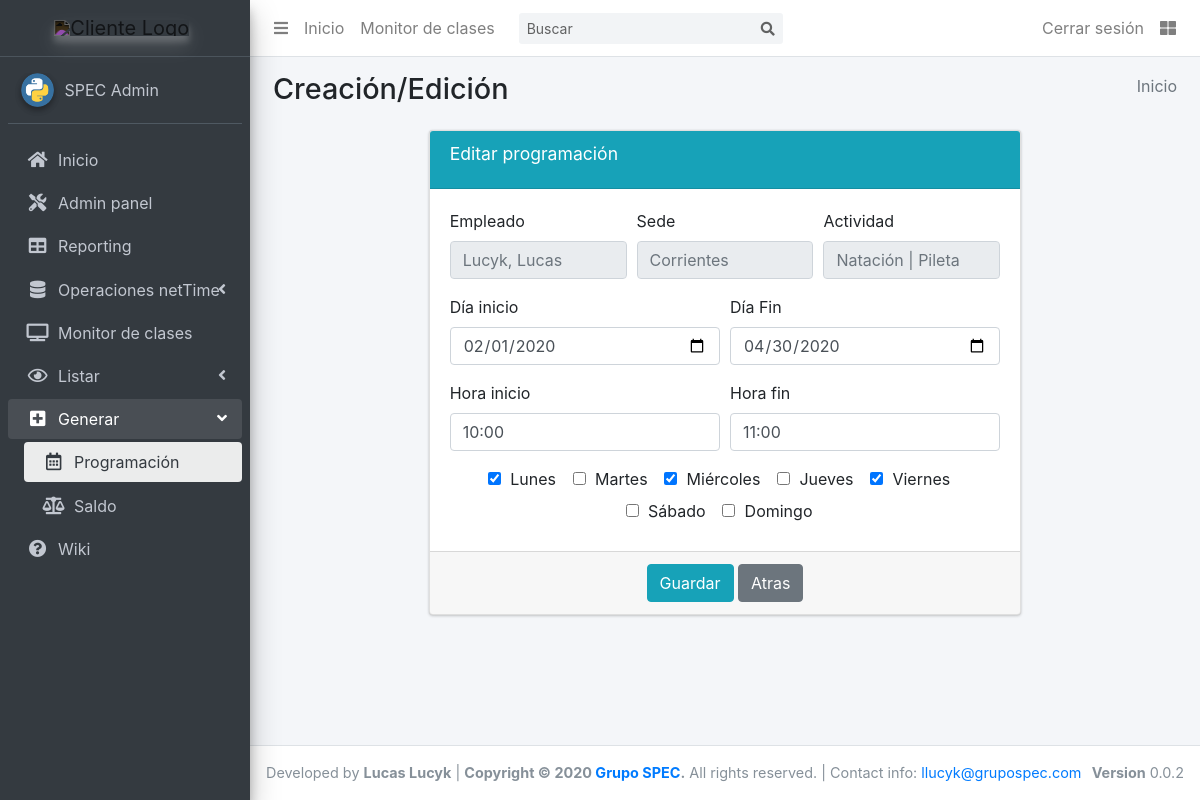
The page /update/programacion/1 (signed in) on the database as committed earlier.
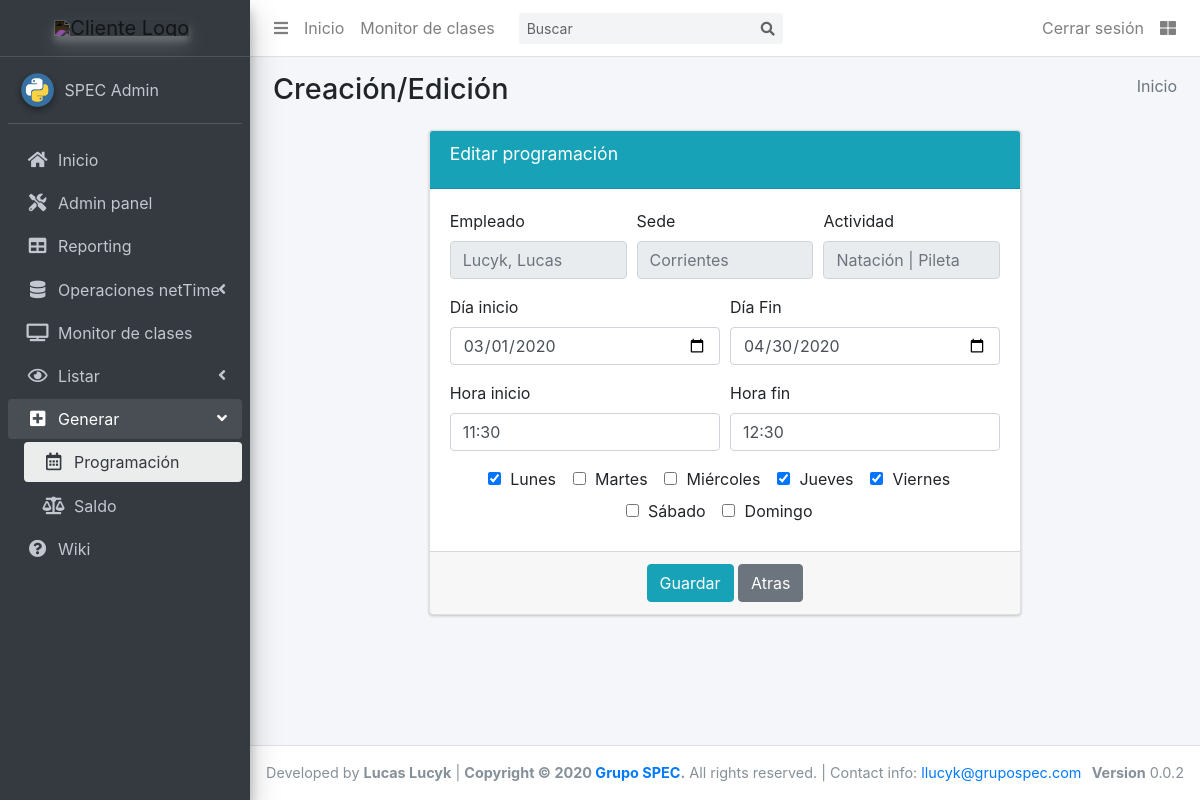
The same page on the database as committed later.
### scg_app/models.py (models this page shows, shortened)
class Recurrencia(models.Model):
    fecha_desde = models.DateField(default=timezone.now)
    fecha_hasta = models.DateField(blank=True)
    horario_desde = models.TimeField(default=timezone.now)
    horario_hasta = models.TimeField(blank=True)
    empleado = models.ForeignKey('Empleado', on_delete=models.SET(''), null=True)
    actividad = models.ForeignKey('Actividad', on_delete=models.SET(''), null=True)
    sede = models.ForeignKey('Sede', on_delete=models.SET(''), null=True)
    weekdays = MultiSelectField('Días de la semana', choices=settings.DIA_SEMANA_CHOICES, null=True, blank=True)
    def get_dias_str(self):
        return ', '.join(utils.get_dia_display(*self.weekdays))
    get_dias_str.short_description = "Días"
    class Meta:
        verbose_name = "Recurrencia"
        verbose_name_plural = "Recurrencias"
        get_latest_by = "id"

### scg_app/views.py (the view, shortened to what this page needs)
# urls.py: path('update/programacion/<int:pk>', views.programacion_update, name='programacion_update'),
@login_required
def programacion_update(request, pk, context=None):
    old_rec = get_object_or_404(Recurrencia, pk=pk)
    rec = get_object_or_404(Recurrencia, pk=pk)
    form = RecurrenciaUpdForm(instance=rec)
    context = {
        "form": form,
        "empleado": rec.empleado,
        "actividad": rec.actividad,
        "sede": rec.sede,
    }
    return render(request, "apps/scg_app/update/programacion.html", context)

### scg_app/forms.py
class RecurrenciaUpdForm(RecurrenciaForm, forms.ModelForm):
    class Meta:
        model = Recurrencia
        fields = ['fecha_desde', 'fecha_hasta',
            'horario_desde', 'horario_hasta', 'weekdays',
        ]

### scg_app/models.py (called while the page is built)
    def __str__(self):
        return f'{self.nombre}'

    def __str__(self):
        return f'{self.nombre} | {self.grupo}'

    def __str__(self):
        return f'{self.apellido}, {self.nombre}' if {self.nombre} else f'{self.apellido}'

    def __str__(self):
        return f'{self.nombre}'

### templates/apps/scg_app/update/programacion.html (shortened to what this page needs)
{% extends "apps/scg_app/create/base.html" %}
{% block active_programar %}active{% endblock %}
{% block formulario %}
	{% if form %}
		<div class="row">
			<div class="col-md-2"></div>
			<div class="col-md-8">
				<form method="POST">
					<div class="card card-info">
			      <div class="card-header align-middle">
			        <h3 class="card-title align-middle">Editar programación</h3>
						</div>
						<div class="card-body">
							<fieldset disabled>
								<div class="form-row">
							    <div class="form-group col-md-4">
							      <label for="disabledEmpleado">Empleado</label>
							      <input type="text" id="disabledEmpleado" class="form-control" placeholder="{{empleado}}">
							    </div>
							    <div class="form-group col-md-4">
							      <label for="disabledSede">Sede</label>
							      <input type="text" id="disabledSede" class="form-control" placeholder="{{sede}}">
							    </div>
							    <div class="form-group col-md-4">
							      <label for="disabledActividad">Actividad</label>
							      <input type="text" id="disabledActividad" class="form-control" placeholder="{{actividad}}">
							    </div>
						    </div>
							</fieldset>
							<div class="form-row">
                <div class="form-group col-md-6 col-lg-6">
									<label for="dia_inicio">Día inicio</label>
									{{form.fecha_desde}}
								</div>
								<div class="form-group col-md-6 col-lg-6">
									<label for="dia_fin">Día Fin</label>
									{{form.fecha_hasta}}
								</div>
              </div>
              <div class="form-row">
                <div class="form-group col-md-6 col-lg-6">
									<label for="hora_inicio">Hora inicio</label>
									{{form.horario_desde}}
								</div>
								<div class="form-group col-md-6 col-lg-6">
									<label for="hora_fin">Hora fin</label>
									{{form.horario_hasta}}
								</div>
              </div>
              <div class="form-row text-center">
                <div class="form-group col-md-12 col-lg-12 mb-0">
									{% for dia in form.weekdays %}
										<div class="form-check form-check-inline">
											{{ dia }}
										</div>
									{% endfor %}
								</div>
              </div>
						</div>
						<div class="card-footer text-center">
		          <input class="btn btn-info" type="submit" value="Guardar">
		          <a class="btn btn-secondary" href="javascript: window.history.back();" role="button">Atras</a>
		        </div>
		    	</div>
		    </form>
			</div>
			<div class="col-md-2"></div>
		</div>
	{% endif %}
{% endblock %}

Rows that differ between the two databases and show on the page:
changed Recurrencia: fecha_desde "02/01/2020" → "03/01/2020"; horario_desde "10:00" → "11:30"; horario_hasta "11:00" → "12:30"
Other text that changed with them:
form field weekdays: "☑" → "☐"
form field weekdays: "☐" → "☑"
